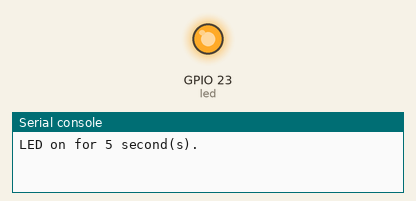
Bench run of a program on a simulated ESP32 board running MicroPython. On the bench: output pins drawn as LEDs (lit = HIGH), the last lines printed to the serial console.

Above: at 2.5 s.
At 7.5 s:
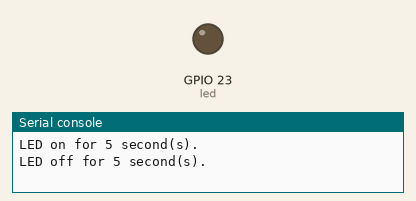
Timing chart, 0 to 13.0 s (numbered marks = the images above):
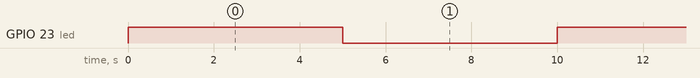

The program:

LedSleep.py
```python
from machine import Pin
import time

LED_PIN = 23
SLEEP_TIME = 5
led = Pin(LED_PIN, Pin.OUT)

while True:
    led.value(True)
    print(f"LED on for {SLEEP_TIME} second(s).")

    time.sleep(5)

    led.value(False)
    print(f"LED off for {SLEEP_TIME} second(s).")

    time.sleep(5)
```

Measured:
- by itself, GPIO 23 (led): alternates HIGH for 5.0 s and LOW for 5.0 s
